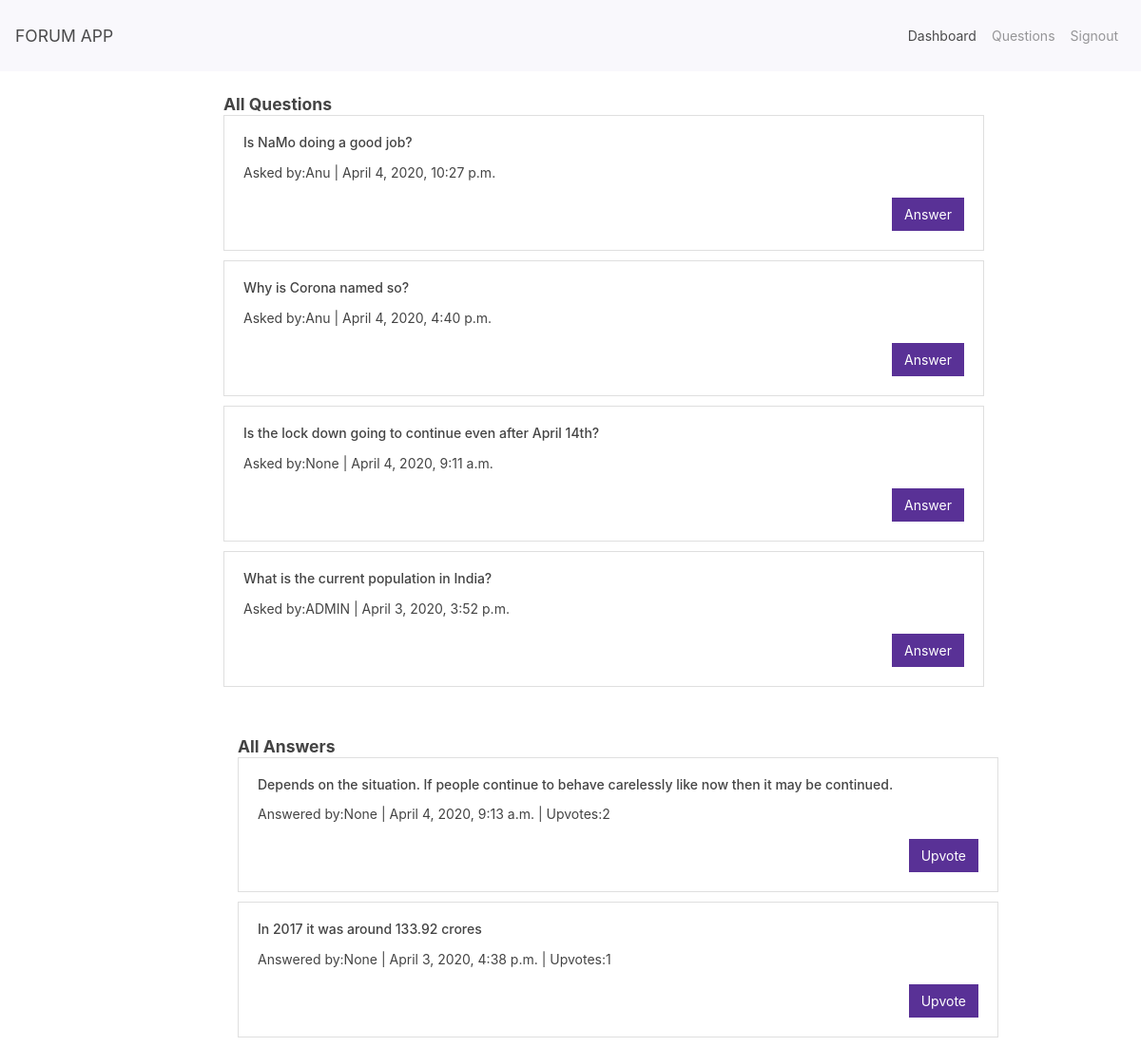
/dashboard/, run on the app's committed database.
### forumapp/models.py (models this page shows, shortened)
class Question(models.Model):
	author=models.ForeignKey(User,on_delete=models.CASCADE,null=True,blank=True)
	question=models.CharField(max_length=100)
	timestamp=models.DateTimeField()

class Answer(models.Model):
	answer=models.CharField(max_length=100)
	timestamp=models.DateTimeField()
	question=models.ForeignKey(Question,on_delete=models.CASCADE,null=True,blank=True)
	author=models.ForeignKey(User,on_delete=models.CASCADE,null=True,blank=True)
	upvotes=models.IntegerField()

### forumapp/views.py (the view)
# urls.py: path("dashboard/",dashboard),
def dashboard(request):
	author=request.user
	all_questions=Question.objects.all().order_by("-timestamp")
	all_answers=Answer.objects.all().order_by("-timestamp")
	return render(request,"dashboard.html",{"all_questions":all_questions,"all_answers":all_answers})

### forumapp/templates/dashboard.html
{% extends 'base1.html' %}
{% block body %}
<div class="container">
	<div class="row">
		<div class="col-md-2"></div>
		<div class="col-md-8">
			<div class="sub-head mt-4 mb-2">
				<h5 style="display: inline;"><b>All Questions</b></h5>
				{% for questions in all_questions %}
				<div class="card" style="width: 50rem;margin-bottom: 10px;">
				<div class="card-body">
					<h6 class="card-title">{{questions.question}}</h6>
					<p class="card-text">Asked by:{{questions.author}} | {{questions.timestamp}}</p>
					<a href="/discussion/{{questions.id}}/" class="btn btn-primary" style="float: right;">Answer</a>
				</div>
			</div>
			{% endfor %}
		</div>
		<br>
		<br>
		<div class="col-md-6">
			<div class="sub-head">
			<h5 style="display: inline;"><b>All Answers</b></h5>
		</div>
		{% for answers in all_answers %}
		<div class="card" style="width: 50rem;margin-bottom: 10px;">
			<div class="card-body">
				<h6 class="card-title">{{answers.answer}}</h6>
				<p class="card-text">Answered by:{{answers.author}} |  {{answers.timestamp}} | Upvotes:{{answers.upvotes}}</p>
				<a href="/upvote/{{answers.id}}/"class="btn btn-primary" style="float: right;">Upvote</a>
			</div>
			</div>
			{% endfor %}
		</div>
	</div>
</div>
</div>
{% endblock %}

### forumapp/templates/base1.html (shortened to what this page needs)
<!DOCTYPE html>
<html>
<head>
	<link rel="stylesheet" type="text/css" href="https://bootswatch.com/4/pulse/bootstrap.min.css">
</head>
<body>
	<nav class="navbar navbar-expand-lg navbar-light bg-light">
		<a class="navbar-brand" href="#">FORUM APP</a>
		<div class="collapse navbar-collapse" id="navbarNav">
			<ul class="navbar-nav ml-auto">
				<li class="nav-item active">
					<a class="nav-link" href="/dashboard/">Dashboard</a>
				</li>
				<li class="nav-item ml-auto">
					<a class="nav-link" href="/questions/">Questions</a>
				</li>
				<li class="nav-item ml-auto">
					<a class="nav-link" href="/signout/">Signout</a>
				</li>
			</ul>
		</div>
	</nav>
	{% block body %}
	{% endblock %}
</body>
</html>

### data on the page
Question: question "Is NaMo doing a good job?", author "Anu", timestamp "April 4, 2020, 10:27 p.m."
Question: question "Why is Corona named so?", author "Anu", timestamp "April 4, 2020, 4:40 p.m."
Question: question "Is the lock down going to continue even after April 14th?", author "None", timestamp "April 4, 2020, 9:11 a.m."
Question: question "What is the current population in India?", author "ADMIN", timestamp "April 3, 2020, 3:52 p.m."
Answer: answer "Depends on the situation. If people continue to behave carelessly like now then it may be continued.", author "None", timestamp "April 4, 2020, 9:13 a.m.", upvotes "2"
Answer: answer "In 2017 it was around 133.92 crores", author "None", timestamp "April 3, 2020, 4:38 p.m.", upvotes "1"
